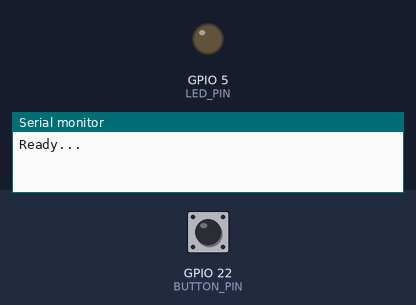
Recording of a program running on a simulated ESP32. Shown: output pins drawn as LEDs (lit = HIGH), the last lines printed to the serial monitor. Dashed ring = blinking. The inputs (shaded band) are chosen by the test bench; at power-on: GPIO 22 (BUTTON_PIN) HIGH.

Above: at 1.2 s.
1.3 s: GPIO 22 (BUTTON_PIN) pulled LOW for 0.15 s
At 2.8 s:
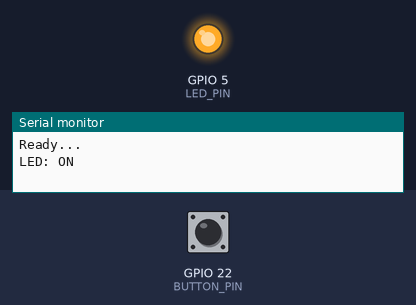
3.4 s: GPIO 22 (BUTTON_PIN) pulled LOW for 0.15 s
At 4.4 s:
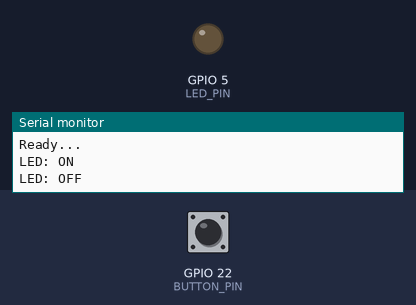
5.5 s: GPIO 22 (BUTTON_PIN) pulsed LOW 2 times (0.12 s each, 0.3 s apart)
At 6.22 s:
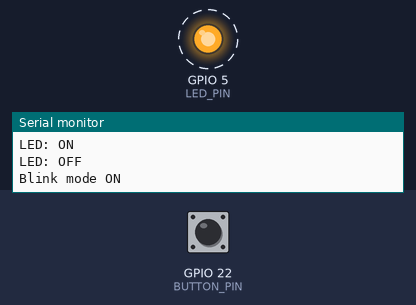
8.5 s: GPIO 22 (BUTTON_PIN) pulsed LOW 5 times (0.12 s each, 0.3 s apart)
Timing chart, 0 to 11.8 s (numbered marks = the images above; inputs shaded):
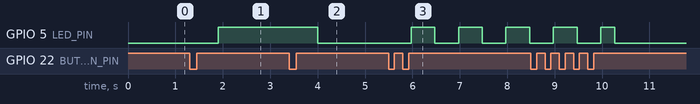

Measured:
- after the input at 1.3 s, GPIO 5 (LED_PIN): LOW → HIGH after 0.60 s
- after the input at 3.4 s, GPIO 5 (LED_PIN): HIGH → LOW after 0.60 s
- after the input at 5.5 s, GPIO 5 (LED_PIN): alternates HIGH for 0.50 s and LOW for 0.50 s, starting after 0.47 s

The program:

main.cpp
```cpp
#include <Arduino.h>
#include <OneButton.h>

#define BUTTON_PIN 22
#define LED_PIN 5

OneButton button(BUTTON_PIN, true);

bool ledState = false;
bool blinkMode = false;
unsigned long previousMillis = 0;
const long interval = 500;

void handleSingleClick();
void handleDoubleClick();

void setup() {
  pinMode(LED_PIN, OUTPUT);
  digitalWrite(LED_PIN, LOW);


  button.attachClick(handleSingleClick);
  button.attachDoubleClick(handleDoubleClick);

  Serial.begin(115200);
  Serial.println("Ready...");
}

void loop() {
  button.tick();


  if (blinkMode) {
    unsigned long currentMillis = millis();
    if (currentMillis - previousMillis >= interval) {
      previousMillis = currentMillis;
      ledState = !ledState;
      digitalWrite(LED_PIN, ledState);
    }
  }
}


void handleSingleClick() {
  if (blinkMode) {

    blinkMode = false;
    ledState = false;
    digitalWrite(LED_PIN, LOW);
    Serial.println("Exit blink mode");
  } else {

    ledState = !ledState;
    digitalWrite(LED_PIN, ledState);
    Serial.print("LED: ");
    Serial.println(ledState ? "ON" : "OFF");
  }
}

void handleDoubleClick() {
  blinkMode = true;
  Serial.println("Blink mode ON");
}
```
